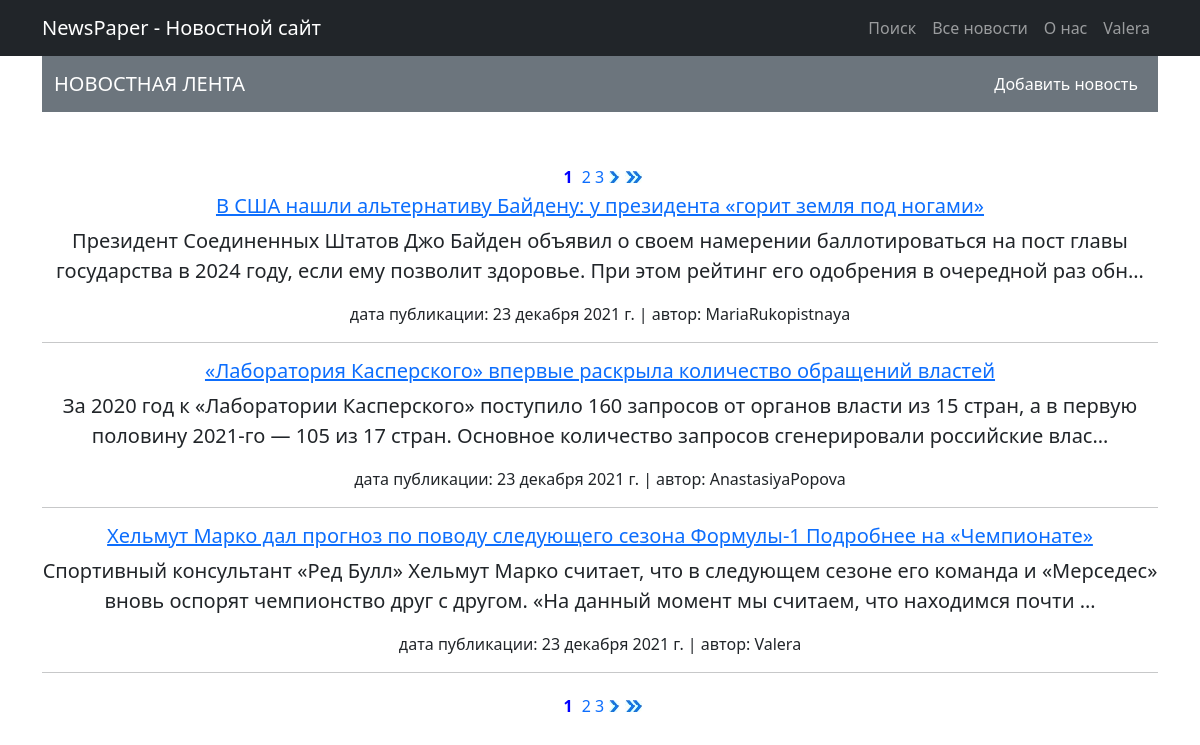
Page /news/ (signed in) on the committed database.
### news/models.py (models this page shows, shortened)
class Post(models.Model):
    author = models.ForeignKey(Author, on_delete=models.CASCADE)
    NEWS = 'NW'
    ARTICLE = 'AR'
    CATEGORY_CHOICES = (
        (NEWS, 'Новость'),
        (ARTICLE, 'Статья')
    )
    categoryType = models.CharField(max_length=2, choices=CATEGORY_CHOICES, default=ARTICLE)
    dateCreation = models.DateTimeField(auto_now_add=True)
    postCategory = models.ManyToManyField(Category, through='PostCategory')
    title = models.CharField(max_length=128)
    text = models.TextField()
    rating = models.SmallIntegerField(default=0)
    class Meta:
        verbose_name = 'Пост'
        verbose_name_plural = 'Посты'

class Author(models.Model):
    authorUser = models.OneToOneField(User, on_delete=models.CASCADE)
    ratingAuthor = models.SmallIntegerField(default=0)
    def __str__(self):
        return '{}'.format(self.authorUser)
    class Meta:
        verbose_name = 'Автор'
        verbose_name_plural = 'Авторы'

### news/views.py (the view)
# urls.py: path('', NewsList.as_view(), name='news'),  # Главная страница - список новостей
class NewsList(ListView):
    model = Post
    template_name = 'news/news.html'
    context_object_name = 'news'
    ordering = ['-dateCreation']
    paginate_by = 3
    def get_context_data(self, **kwargs):
        context = super().get_context_data(**kwargs)
        context['filter'] = NewsFilter(self.request.GET, queryset=self.get_queryset())
        return context

### news/templatetags/custom_filters.py (called while the page is built)
@register.filter(name='Censor')
def Censor(value, arg):
    variants = ['mat', 'мат', 'перемат', 'блбл']
    for variant in variants:
        value = value.replace(variant, '***')
    return value

### templates/news/news.html (shortened to what this page needs)
{% extends 'news/default.html' %}
{% load custom_filters %}
{% load static %}
{% block title-container %}
<span class="navbar-brand text-white text-uppercase">
Новостная лента
</span>
{% endblock %}
{% block nav-container %}
<li class="nav-item">
    <a class="nav-link text-white" href="{% url 'create' %}">
        Добавить новость
    </a>
</li>
{% endblock %}
{% block content %}
{% if is_paginated %}
    {% for num in page_obj.paginator.page_range %}
        {% if page_obj.number == num %}
            <a class="my_class" ><span>{{ num }}</span></a>
        {% elif num > page_obj.number|add:'-3' and num < page_obj.number|add:'3' %}
            <a class="my_class" href="?page={{ num }}">
                {{ num }}
            </a>
        {% endif %}
    {% endfor %}
    {% if page_obj.has_next %}
        <a class="my_class" href="?page={{ page_obj.next_page_number }}">
            <img src="{% static 'img/next_page.png' %}" alt="photo">
        </a>
        <a class="my_class" href="?page={{ page_obj.paginator.num_pages }}">
            <img src="{% static 'img/next_end_page.png' %}" alt="photo">
        </a>
    {% endif %}
    {% if news %}
        {% for new in news %}
            <h5>
                <a href="{% url 'detail' new.pk %}">
                    {{ new.title | Censor:"" }}
                </a>
            </h5>
            <p class="lead">{{ new.text|truncatechars:200 | Censor:"" }} </p>
            <p>дата публикации: {{ new.dateCreation.date }} | автор: {{new.author}}</p>
            <hr>
        {% endfor %}
    {% else %}
        <h2>К сожалению новостей пока нет!!!</h2>
    {% endif %}
    {% for num in page_obj.paginator.page_range %}
        {% if page_obj.number == num %}
            <a class="my_class" ><span>{{ num }}</span></a>
        {% elif num > page_obj.number|add:'-3' and num < page_obj.number|add:'3' %}
            <a class="my_class" href="?page={{ num }}">
                {{ num }}
            </a>
        {% endif %}
    {% endfor %}
    {% if page_obj.has_next %}
        <a class="my_class" href="?page={{ page_obj.next_page_number }}">
            <img src="{% static 'img/next_page.png' %}" alt="photo">
        </a>
        <a class="my_class" href="?page={{ page_obj.paginator.num_pages }}">
            <img src="{% static 'img/next_end_page.png' %}" alt="photo">
        </a>
    {% endif %}
{% endif %}
{% endblock %}

### templates/news/default.html (shortened to what this page needs)
<!DOCTYPE html>
<html lang="en">
    <head>
        {% load static %}
        <link href="{% static 'css/styles.css' %}" rel="stylesheet" />
        <link href="{% static 'css/my_styles.css' %}" rel="stylesheet" />
    </head>
    <body>
        <nav class="navbar navbar-expand-lg navbar-dark bg-dark">
            <div class="container">
                <a class="navbar-brand" href="{% url 'news' %}">NewsPaper - Новостной сайт</a>
                <div class="collapse navbar-collapse" id="navbarSupportedContent">
                    <ul class="navbar-nav ms-auto mb-2 mb-lg-0">
                        <li class="nav-item">
                            <a class="nav-link" href="{% url 'search' %}">Поиск</a>
                        </li>
                        <li class="nav-item">
                            <a class="nav-link" href="{% url 'news' %}">Все новости</a>
                        </li>
                        <li class="nav-item">
                            <a class="nav-link" href="{% url 'about' %}">О нас</a>
                        </li>
                        <li class="nav-item">
                            {% if request.user.username %}
                                <a class="nav-link" href="{% url 'account' %}">
                                    {{ request.user.username }}
                                 </a>
                            {% else %}
                                <a class="nav-link" href="{% url 'login' %}"> Войти </a>
                            {% endif%}
                        </li>
                    </ul>
                </div>
            </div>
        </nav>
        <div class="container">
            <nav class="navbar navbar-expand-lg navbar-dark bg-secondary">
                <div class="container">
                   <span class="navbar-brand text-white text-uppercase">
                       {% block title-container %}
                       {% endblock %}
                   </span>
                    <div class="collapse navbar-collapse">
                        <ul class="navbar-nav ms-auto mb-2 mb-lg-0">
                                {% block nav-container %}
                                {% endblock %}
                        </ul>
                    </div>
                </div>
            </nav>
            <div class="text-center mt-5">
                    {% block content %}
                    {% endblock %}
            </div>
        </div>
    </body>
</html>

### static/css/my_styles.css (style rules this page uses)
.my_class { display: inline-flex; text-decoration: none; }
.my_class span { padding: 5px; color: blue; font-size: 16px; font-weight: bold; }

### rows in the picture
Post: title|Censor "В США нашли альтернативу Байдену: у президента «горит земля под ногами»", text|Censor "Президент Соединенных Штатов Джо Байден объявил о своем намерении баллотироваться на пост главы государства в 2024 году, если ему позволит здоровье. При этом рейтинг его одобрения в очередной раз обн…", dateCreation "23 декабря 2021 г.", author "MariaRukopistnaya"
Post: title|Censor "«Лаборатория Касперского» впервые раскрыла количество обращений властей", text|Censor "За 2020 год к «Лаборатории Касперского» поступило 160 запросов от органов власти из 15 стран, а в первую половину 2021-го — 105 из 17 стран. Основное количество запросов сгенерировали российские влас…", dateCreation "23 декабря 2021 г.", author "AnastasiyaPopova"
Post: title|Censor "Хельмут Марко дал прогноз по поводу следующего сезона Формулы-1 Подробнее на «Чемпионате»", text|Censor "Спортивный консультант «Ред Булл» Хельмут Марко считает, что в следующем сезоне его команда и «Мерседес» вновь оспорят чемпионство друг с другом. «На данный момент мы считаем, что находимся почти …", dateCreation "23 декабря 2021 г.", author "Valera"

### other values in the picture
{{ request.user.username }} "Valera"
{{ num }} "1"
{{ num }} "2" "3"
